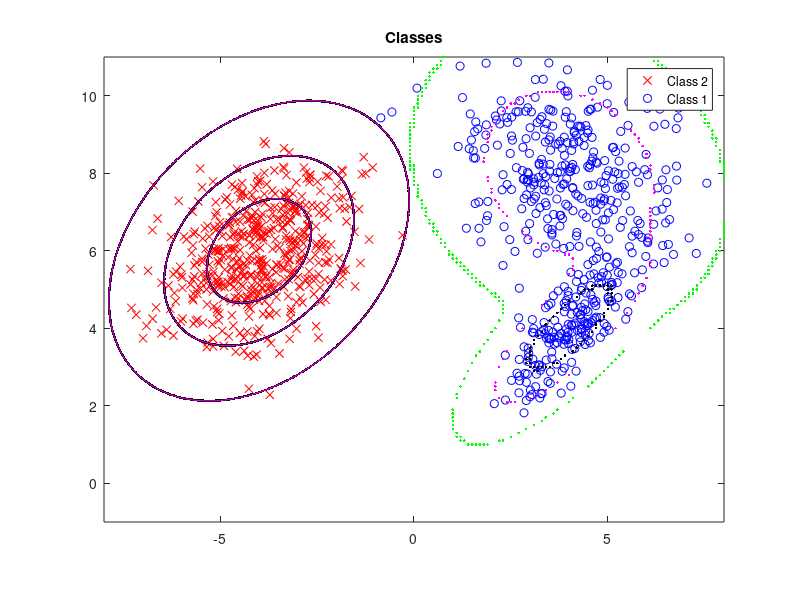

The MATLAB source for this figure: (Note: this script raises an error after producing the figure.)
clear all, close all, clc
%% Generating classes

M1 = [4;8];
S1 = [2 -0.35; -0.35 1.9];
M2 = [4;4];
S2 = [0.9 0.7; 0.7 0.9];

M3 =[-4;6];
S3 = [1.5 0.5; 0.5 1.5];
 
% T = F*L^0.5 
[Fi1, L1] = eig(S1); T1 = Fi1*L1^0.5;
[Fi2, L2] = eig(S2); T2 = Fi2*L2^0.5;
[Fi3, L3] = eig(S3); T3 = Fi3*L3^0.5;

N = 500; %num of elements per class

%K1
X1 = zeros(2,N);
p = rand(1,N);
pnom = randn(2,N);
X1 = (p<0.6).*(T1*pnom+M1*ones(1,N))+...
     (p>0.6).*(T2*pnom+M2*ones(1,N));

%K2
X2 = zeros(2,N);
X2 = T3*randn(2,N)+M3*ones(1,N);

% Class visualization
figure
plot(X2(1,:),X2(2,:),'rx')
axis equal
hold on
plot(X1(1,:),X1(2,:),'bo')
hold off
legend('Class 2','Class 1')
title('Classes')

%% 
x = -8:0.1:8;
y = -1:0.1:11;

for i = 1:length(x)
    for j = 1:length(y)
        X = [x(i);y(j)];
        f11(i,j) = 1/(2*pi)^(2/2)/det(S1)^0.5*...
                    exp(-0.5*(X-M1)'*S1^(-1)*(X-M1));
        f12(i,j) = 1/(2*pi)^(2/2)/det(S2)^0.5*...
                    exp(-0.5*(X-M2)'*S2^(-1)*(X-M2));
        f1(i,j) = 0.6*f11(i,j)+0.4*f12(i,j);
        f2(i,j) = 1/(2*pi)^(2/2)/det(S3)^0.5*...
                    exp(-0.5*(X-M3)'*S3^(-1)*(X-M3));
        
        h(i,j) = log(f2(i,j))-log(f1(i,j));
    end
end

%% d2 

dk = [1.2 4 10];
for d2 = dk
    teta = 0:0.01:2*pi;
    Xpom = [d2^0.5*cos(teta); d2^0.5*sin(teta)];
    Y2=T3*Xpom + M3*ones(1,length(teta));
    figure(1) 
    hold on
    plot(Y2(1,:),Y2(2,:),'k.')
end

%K2
f2max = max(f2(:));
prag1 = f2max*exp(-dk(1)/2);
prag2 = f2max*exp(-dk(2)/2);
prag3 = f2max*exp(-dk(3)/2);
contour(x,y,f2',[prag1 prag1],'m');
contour(x,y,f2',[prag2 prag2],'m');
contour(x,y,f2',[prag3 prag3],'m');

%K1
f1max = max(f1(:));
prag1 = f1max*exp(-dk(1)/2);
prag2 = f1max*exp(-dk(2)/2);
prag3 = f1max*exp(-dk(3)/2);

Y1 = [];
for i=1:length(x)
    for j =1:length(y)
        if abs(f1(i,j)-prag1)<5e-3
        Y1 = [Y1 [x(i);y(j)]];
        end
    end
end

figure(1), hold on
plot(Y1(1,:),Y1(2,:),'k.')

Y1 = [];
for i=1:length(x)
    for j =1:length(y)
        if abs(f1(i,j)-prag2)<5e-4
        Y1 = [Y1 [x(i);y(j)]];
        end
    end
end
figure(1), hold on
plot(Y1(1,:),Y1(2,:),'m.')

Y1 = [];
for i=1:length(x)
    for j =1:length(y)
        if abs(f1(i,j)-prag3)<1e-4
        Y1 = [Y1 [x(i);y(j)]];
        end
    end
end
figure(1),hold on
plot(Y1(1,:),Y1(2,:),'g.')
legend('Class 2','Class 1')

%% Hypothesis tests

P2 = 0.5; P1 = 0.5;
C12 = 3;  C21 = 10;
C11 = 0;  C22 = 0;

Tb = log(P1/P2);    % bayes min. error probability treshold
Tc = log((C21-C11)*P1/((C12-C22)*P2)); % bayes min. price threshold

x = -8:0.1:8;
y = -1:0.1:11;
for i = 1:length(x)
    for j = 1:length(y)
        hB(i,j) = log(f2(i,j))-log(f1(i,j))-Tb;
        hC(i,j) = log(f2(i,j))-log(f1(i,j))-Tc;
    end
end

% Error estimation for Bayes min. error probability classificator
Eps1 = 0;   % type 1 error
Eps2 = 0;   % type 2 error

for i=1:length(x)
    for j=1:length(y)
        if hB(i,j) < 0 
            Eps2 = Eps2 + f2(i,j)*0.1*0.1; 
        else
            Eps1 = Eps1 + f1(i,j)*0.1*0.1;
        end
    end
end
fprintf("Type 1 error: %5.10f\n",Eps1)
fprintf("Type 2 error: %5.10f\n",Eps2)

%% Neyman-Pearson

[T_NP, hNP] = neyman_pearson(f1, f2, Eps1, Eps2, length(x), length(y)); 

figure(3), hold all
plot(X2(1,:),X2(2,:),'rx')
axis equal
plot(X1(1,:),X1(2,:),'bo')
contour(x,y,hNP',[T_NP T_NP],'k');
contour(x,y,hB',[Tb Tb],'m-.');
contour(x,y,hC',[Tc Tc],'g');
title('Two class classification')
legend('Class 2','Class 1','Neyman-Pearson','Min. error probability'...
       ,'Bayes min. price','Location','SouthWest')
txt = {['C_{11} = C_{22} = ', num2str(C11)], ...
       ['C_{12} = ', num2str(C12)], ...
       ['C_{21} = ', num2str(C21)]};
text(5, 1.65, txt, 'FontSize', 8.5, 'HorizontalAlignment','left')